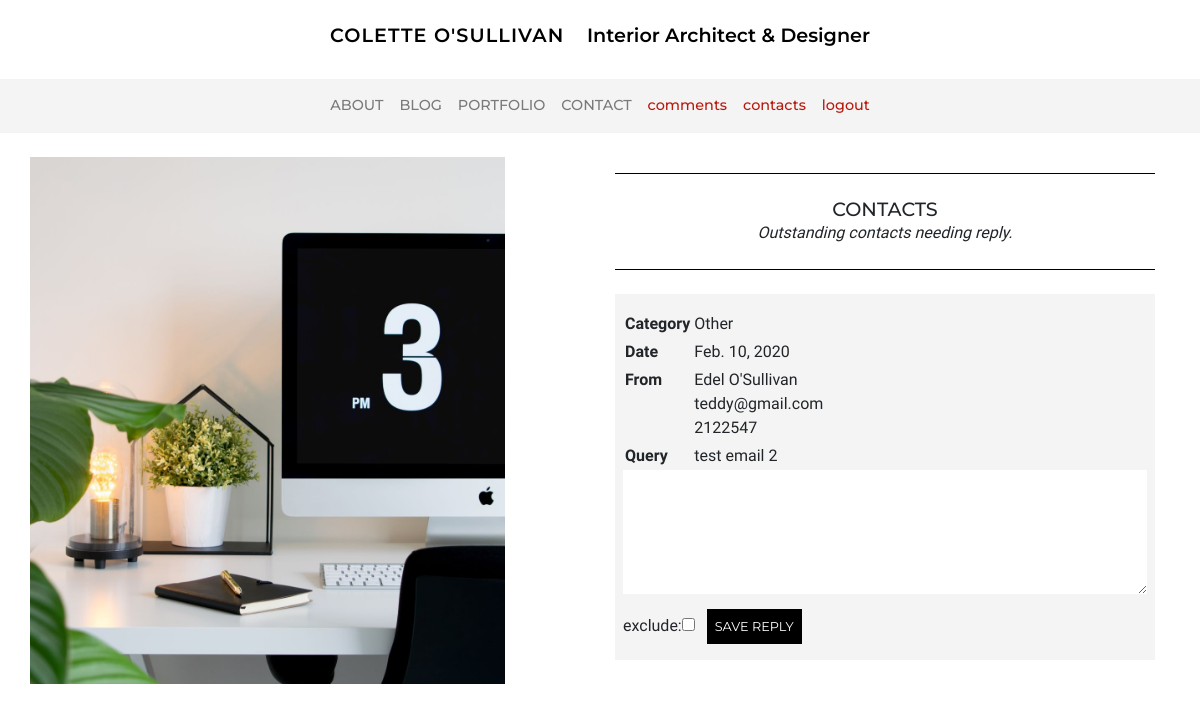
Page /contact/contacts/ (signed in) on the committed database.
### contact/models.py (models this page shows)
class Contact(models.Model):
    ARCHITECTURE = 'Architecture'
    INTERIOR_DESIGN = 'Interior Design'
    GRAPHICS = 'Graphics'
    OTHER = 'Other'
    CATEGORY_CHOICES = [
        (ARCHITECTURE, 'Architecture'),
        (INTERIOR_DESIGN, 'Interior Design'),
        (GRAPHICS, 'Graphics'),
        (OTHER, 'Other'),
    ]
    date = models.DateField(default=timezone.now)
    category = models.CharField(
        max_length=20,
        choices=CATEGORY_CHOICES,
        default=OTHER,
    )
    name = models.CharField(max_length=200)
    email = models.EmailField(max_length=200)
    phone = models.CharField(max_length=50, blank=True)
    location = models.CharField(max_length=200, blank=True)
    query = models.TextField()
    reply = models.TextField(blank=True)
    exclude = models.BooleanField(default=False)

### contact/views.py (the view, shortened to what this page needs)
# urls.py: path('contacts/', views.contacts, name='contacts'),
@login_required
def contacts(request, pk=None):
    contacts = Contact.objects.filter(exclude=False, reply='').order_by('id') #order by oldest without reply
    form = ReplyForm()
    context = {'title': 'Contacts', 'contacts': contacts, 'form': form}
    return render(request, 'contact/contacts.html', context)

### contact/forms.py
class ReplyForm(forms.ModelForm):
    class Meta:
        model = Contact
        fields = ['reply', 'exclude']
        labels = {'reply': _(''), 'exclude': _('exclude'),}
        widgets = {'reply': Textarea(attrs={'rows':5, 'class': 'textarea-style'}),}

### contact/templates/contact/contacts.html (shortened to what this page needs)
{% extends 'base.html' %}
{% block content%}
{% include 'include.html' with tagline='Outstanding contacts needing reply.' %}
{% for contact in contacts %}
<div class="bg-color--stone mb-4 p-2">
    <table class="mt-2">
        <tr>
            <td><strong>Category</strong></td>
            <td>{{ contact.category }} {{ contact.location }}</td>
        </tr>
        <tr>
            <td><strong>Date</strong></td>
            <td>{{ contact.date }}</td>
        </tr>
        <tr>
            <td><strong>From</strong></td>
            <td>{{ contact.name }}<br>{{ contact.email }}<br>{{ contact.phone }}</td>
        </tr>
        <tr>
            <td><strong>Query</strong></td>
            <td>{{ contact.query}}</td>
        </tr>
    </table>
    <form method="POST" action="{% url 'contacts' contact.pk %}">
        {{ form }}
        <button type="submit">SAVE REPLY</button>
    </form>
</div>
{% endfor %}
</div>
</section>
{% endblock %}

### static/css/main.css (style rules this page uses)
body { font-family: 'Ibarra Real Nova', serif; }
td, th { padding: 2px; vertical-align: top; }
.bg-color--stone { background-color: rgba(244, 244, 244, .95); }
.textarea-style { width: 100%; border: 0; }
button, .button-a { background-color: #000000; color: #ffffff; border: 0px; font-size: .8rem; text-transform: uppercase; font-family: 'Montserrat', sans-serif; padding: 8px; margin: 8px; }

### rows in the picture
Contact: category "Other", date "Feb. 10, 2020", name "Edel O'Sullivan", email "teddy@gmail.com", phone "2122547", query "test email 2"

### other values in the picture
{{ title }} "CONTACTS"
{{ tagline }} "Outstanding contacts needing reply."
